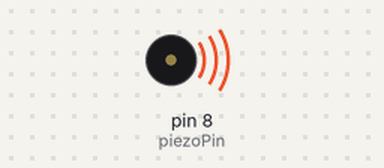
A sketch run on a simulated Arduino Uno, built with avr-gcc and run on an emulated ATmega328P. Shown: buzzer (waves = sounding). At 90.4 s the program stops and its outputs stay as they are.

Above: at 0.23 s.
At 35.6 s:
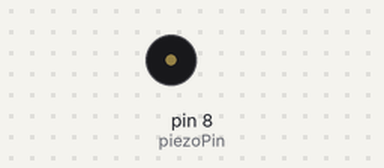
Timing chart, 0 to 40.0 s (numbered marks = the images above):
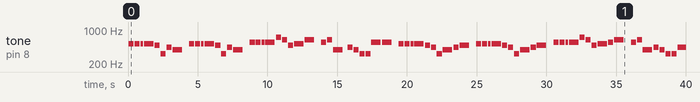

Measured:
- by itself, tone on pin 8 (piezoPin): plays 521 Hz for 0.36 s, 521 Hz for 0.36 s, 521 Hz for 0.20 s, 521 Hz for 0.68 s, 491 Hz for 0.36 s, 328 Hz for 0.36 s … (72 notes in this stretch)

The sketch:

buon_cua_anh.ino
```cpp
//youtube.com/thongminhvo
//.....................................................................................
int piezoPin = 8;
int button = 2;
int lengths = 185;
char jbnotes[] = "CCCCbeag CCCCbeag DDDDFEbCE DEg ageeDD CCCCbaegab CCCCbaegab DDDDFEbCDE DEgageeaa CDEDEDEGEDCDCD DEFEFEFFGAE abCbCbCECbabab DEgageeCa CDEDEDEGEDCDCD DEFEFEFFGAE abCbCbCECbabab DEgggaega";
int jbbeats[] = {2, 2, 1, 4, 2, 2, 2, 4,2, 2, 2, 1, 4, 2, 2, 2, 4,2, 2, 2, 1, 4, 2, 2, 2, 4, 4,2, 2, 2, 4,1, 2, 2, 2, 2, 4, 4,2, 2, 2, 1, 4, 2, 2, 2, 4, 2, 4,2, 2, 2, 1, 4, 2, 2, 2, 4, 2, 4,2, 2, 2, 1, 4, 2, 2, 2, 4, 2, 4,2, 2, 2, 4, 2, 2, 2, 2, 4, 4,2, 2, 2, 2, 2, 2, 2, 4, 2, 2, 2, 2, 2, 2, 4,2, 2, 2, 2, 2, 2, 2, 2, 2, 2, 4, 4,1, 2, 2, 2, 2, 2, 2, 4, 2, 2, 2, 2, 2, 2, 4,1, 2, 2, 4, 2, 2, 2, 2, 4, 4,1, 2, 2, 2, 2, 2, 2, 4, 2, 2, 2, 2, 2, 2, 4,1, 2, 2, 2, 2, 2, 2, 2, 2, 2, 4, 4,1, 2, 2, 2, 2, 2, 2, 4, 2, 2, 2, 2, 2, 2, 4,1, 2, 2, 4, 2, 2, 2, 2, 4, 4};
int length = 50;
int tempo = 170;
//.....................................................................................
void playTone(int tone, int duration)
{
  for (long i = 0; i < duration * 1000L; i += tone * 2)
  {
    digitalWrite(piezoPin, HIGH);
    delayMicroseconds(tone);
    digitalWrite(piezoPin, LOW);
    delayMicroseconds(tone);
  }
}
//.....................................................................................
void playNote(char note, int duration)
{
  char names[] = { 'c', 'd', 'e', 'f', 'g', 'a', 'b', 'C' , 'D', 'E', 'F', 'G', 'A', 'B'};       //c  d  e  f  g  a  b
  int tones[] = {1915, 1700, 1519, 1432, 1275, 1136, 1014, 956, 880, 784, 698, 659, 587, 523};   //do re mi fa so la si
  for (int i = 0; i < 15; i++)
  {
    if (names[i] == note)
    {
      playTone(tones[i], duration);
    }
  }
}
//.....................................................................................
void setup()
{
  pinMode(piezoPin, OUTPUT);
  pinMode(button, INPUT_PULLUP);
}
//.....................................................................................
void loop()
{
  for (int i = 0; i < lengths; i++)
  {
    if (jbnotes[i] == ' ')
    {
      delay(jbbeats[i] * tempo);
    }
    else
      playNote(jbnotes[i], jbbeats[i] * tempo);
    delay(tempo / 2);
  }
  while (1);
}
```
